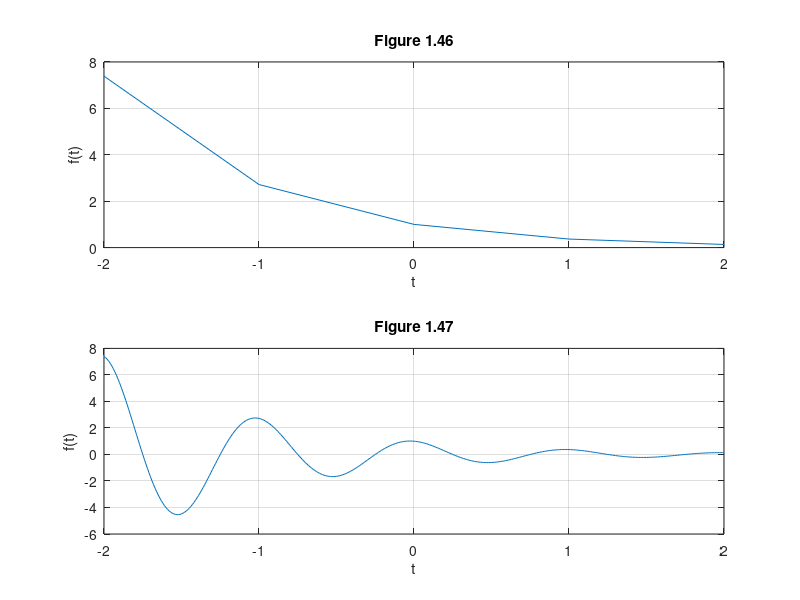

This figure's MATLAB source:
f = @(t) exp(-t).*cos(2*pi*t);
t=(-2:2);
f(t)
figure(1);
subplot(2, 1, 1);
plot(t,f(t));
title('Figure 1.46');
xlabel('t');ylabel('f(t)'); grid;
t=(-2:0.01:2);
subplot(2, 1, 2);
plot(t,f(t));
title('Figure 1.47');
xlabel('t');ylabel('f(t)'); grid;